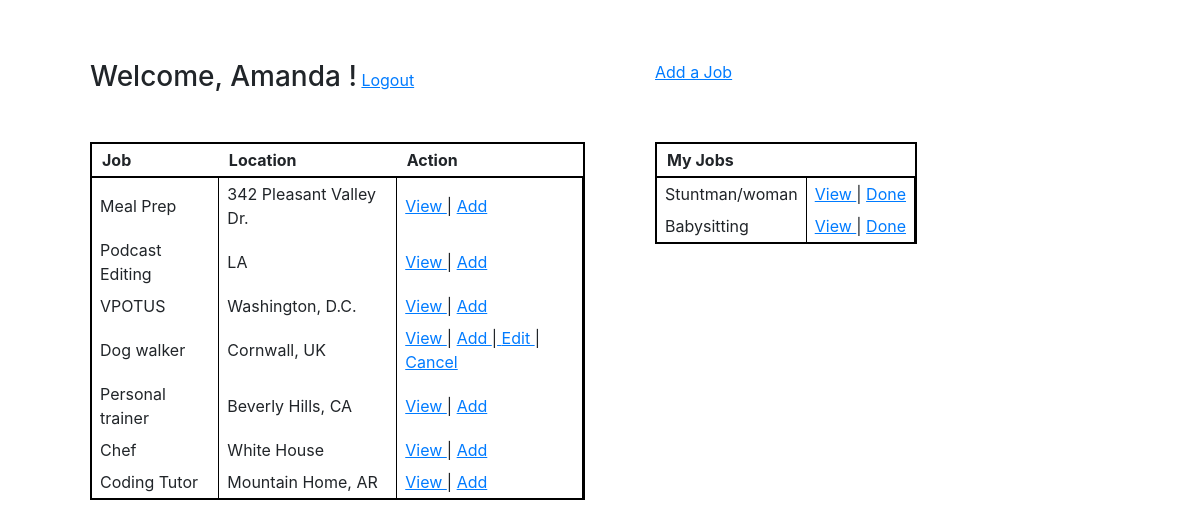
The app's page /dashboard (signed in), older data.
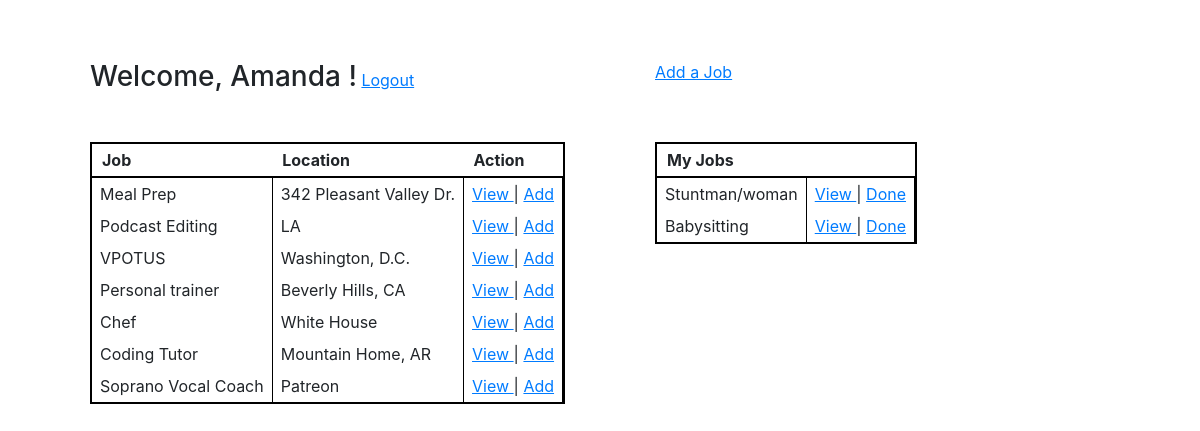
The same page, newer data.
### exam_app/models.py (models this page shows)
class User(models.Model):
    first_name = models.CharField(max_length=50)
    last_name = models.CharField(max_length=50)
    email = models.CharField(max_length=100)
    password = models.CharField(max_length=100)
    created_at = models.DateTimeField(auto_now_add=True)
    updated_at = models.DateTimeField(auto_now=True)
    objects = UserManager()

class Job(models.Model):
    title = models.CharField(max_length=50)
    desc = models.TextField()
    location = models.CharField(max_length=100)
    owner = models.ForeignKey(User,related_name='jobs_owned',on_delete=models.CASCADE)
    workers = models.ManyToManyField(User,related_name='jobs_worked')
    created_at = models.DateTimeField(auto_now_add=True)
    updated_at = models.DateTimeField(auto_now=True)
    objects = JobManager()

### exam_app/views.py (the view)
# urls.py: path('dashboard',views.dashboard),
def dashboard(request):
    if 'user_id' not in request.session:
        return redirect('/')
    else:
        some_user = User.objects.get(id=request.session['user_id'])
        context = {
            'some_user': User.objects.get(id=request.session['user_id']),
            'jobs': Job.objects.all(),
            'some_user_jobs': some_user.jobs_worked.all()
        }
        return render(request,'dashboard.html',context)

### exam_app/templates/dashboard.html (shortened to what this page needs)
<!DOCTYPE html>
<html lang="en">
<head>
    <link rel="stylesheet" href="https://stackpath.bootstrapcdn.com/bootstrap/4.4.1/css/bootstrap.min.css">
    {% load static %}
    <link rel='stylesheet' href="{% static 'style.css' %}">
</head>
<body>
    <div class='container-fluid'>
            <div class='row'>
                <div class='col'>
                    <h3>Welcome, {{some_user.first_name}}!</h3>
                    <a class='logout' href='/destroy'>Logout</a>
                </div>
                <div class='col'>
                    <a class='addajob' href='/addJob'>Add a Job</a>
                </div>
            </div>
        <div class='tables'>
            <div class='row'>
                <div class='col'>
                    <table>
                        <thead>
                            <th>Job</th>
                            <th>Location</th>
                            <th>Action</th>
                        </thead>
                        <tbody>
                            {% for job in jobs %}
                            {% if job  not in some_user_jobs%}
                            <tr>
                                <td>{{job.title}}</td>
                                <td>{{job.location}}</td>
                                <td>
                                    <a href='/view/{{job.id}}'>View </a>|
                                    <a href='/addToMyJobs/{{job.id}}'>Add </a>
                                    {% if job.owner.id == some_user.id %}
                                    |<a href='/edit/{{job.id}}'> Edit </a>|
                                    <a href='/cancelJob/{{job.id}}'>Cancel </a>
                                    {% endif %}
                                </td>
                            </tr>
                            {% endif %}
                            {% endfor %}
                        </tbody>
                    </table>
                </div>
                <div class='col'>
                    <table>
                        <thead>
                            <th>My Jobs</th>
                            <th> </th>
                        </thead>
                        <tbody>
                            {% for job in some_user_jobs %}
                            <tr>
                                <td>{{job.title}}</td>
                                <td>
                                    <a href='/view/{{job.id}}'>View </a>|
                                    <a href='/cancelJob/{{job.id}}'>Done </a>
                                </td>
                            </tr>
                            {% endfor %}
                        </tbody>
                    </table>
                </div>
            </div>
        </div>
    </div>
</body>
</html>

### exam_app/static/style.css (style rules this page uses)
.container-fluid { margin: 20px 20px; padding: 20px 50px; }
.col { display: inline-block; vertical-align: top; margin: 20px 20px; }
a { text-decoration: underline; }
table { border: 2px solid black; display: inline-block; vertical-align: top; }
thead { padding: 4px 8px; border-bottom: 2px solid black; }
th { padding: 4px 10px; }
td { padding: 4px 8px; border-right: 1px solid black; }
h3 { display: inline-block; }

Row changes from the older to the newer data that the page shows:
removed Job: title "Dog walker", location "Cornwall, UK", shown under "Welcome, Amanda !"
added Job: title "Soprano Vocal Coach", location "Patreon", shown under "Welcome, Amanda !"
